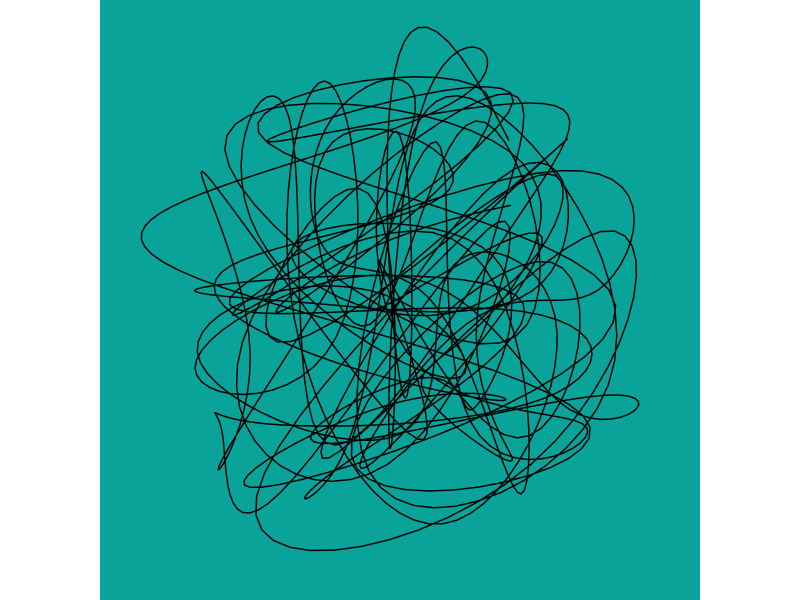
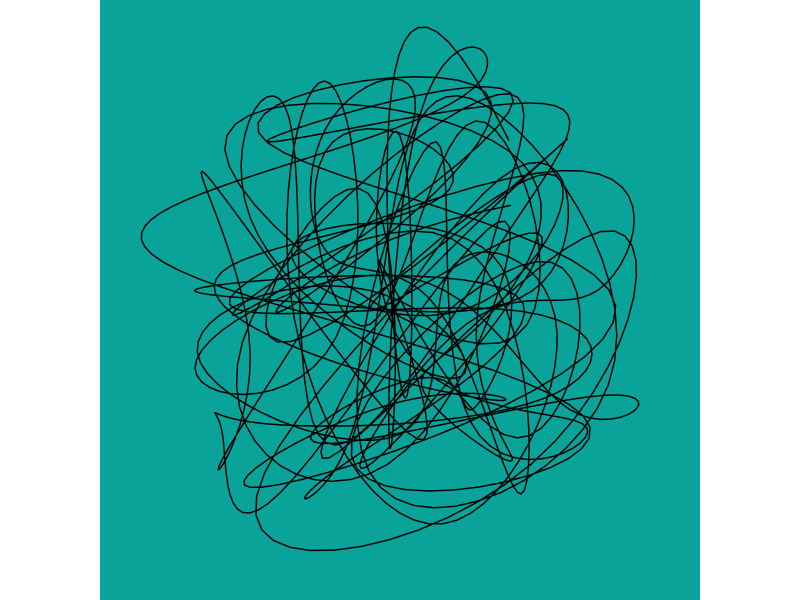

R code for these plots, in order:
library(ggplot2)

# Params
s <- 2025
n <- 150
res <- 1500
line_col <- "black"
bg_col <- "#09A39A"

# Data
set.seed(s)
plot_data <- data.frame(
  x = runif(n, -1, 1),
  y = runif(n, -1, 1)
) |> 
  dplyr::filter(x^2 + y^2 <= 1)
t <- seq_len(nrow(plot_data))
smooth_x <- spline(t, plot_data$x, n = res)$y
smooth_y <- spline(t, plot_data$y, n = res)$y
smooth_path <- data.frame(x = smooth_x, y = smooth_y)
lim <- max(abs(c(smooth_path$x, smooth_path$y)))

# Plot
ggplot(data = smooth_path, 
       mapping = aes(x = x, y = y)) +
  geom_path() +
  scale_x_continuous(limits = c(-lim, lim)) +
  scale_y_continuous(limits = c(-lim, lim)) +
  theme_void() +
  theme(
    aspect.ratio = 1,
    plot.background = element_rect(
      fill = bg_col, colour = bg_col
    )
  )

# Save
ggsave("2025/art/25_one_line.png", height = 4, width = 4)

